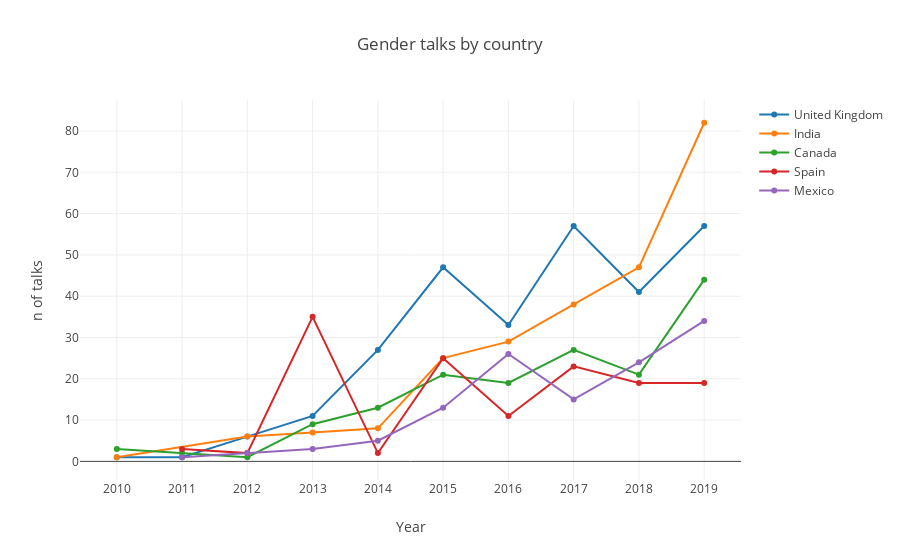

The notebook cell this image was saved under:
### Code cell
dataDf = talks[talks.catName=='gender'].groupby('country').count().sort_values('title', ascending=False).iloc[1:6]

dataToPlot = []
for cname in dataDf.index.values:
    data = talks[(talks.catName=='gender') & (talks.country==cname)].groupby('year').count()
    dataToPlot.append(
        go.Line(
            name=cname,
            x= data.index.values,
            y= data.viewsWeek,
        )
    )
layout = go.Layout(
    title='Gender talks by country',
    yaxis = dict(
        title='n of talks',
    ),
    xaxis = dict(
        title='Year',
        tickvals = list(range(2009, 2020)),
    )
)
fig = go.Figure(data=dataToPlot, layout=layout)
iplot(fig)

### Figure 1 — Plotly figure (JSON) as saved in the notebook; plotly's stock layout.template omitted (floating-point values rounded to 4 significant figures)
{"data": [{"name": "United Kingdom", "type": "scatter", "uid": "f0b86d37-aa6e-48cb-a06d-41f2a45f20bc", "x": [2010, 2011, 2012, 2013, 2014, 2015, 2016, 2017, 2018, 2019], "y": [1, 1, 6, 11, 27, 47, 33, 57, 41, 57]}, {"name": "India", "type": "scatter", "uid": "2e292112-f18a-48b0-97b5-f05b21d336e3", "x": [2010, 2012, 2013, 2014, 2015, 2016, 2017, 2018, 2019], "y": [1, 6, 7, 8, 25, 29, 38, 47, 82]}, {"name": "Canada", "type": "scatter", "uid": "36b9344f-b3e3-4ee2-9b34-0bf21c9b687c", "x": [2010, 2011, 2012, 2013, 2014, 2015, 2016, 2017, 2018, 2019], "y": [3, 2, 1, 9, 13, 21, 19, 27, 21, 44]}, {"name": "Spain", "type": "scatter", "uid": "edc5708d-02f6-479c-86f7-597657b21c89", "x": [2011, 2012, 2013, 2014, 2015, 2016, 2017, 2018, 2019], "y": [3, 2, 35, 2, 25, 11, 23, 19, 19]}, {"name": "Mexico", "type": "scatter", "uid": "190e4aee-e14b-4cb2-bed5-31f09c32b9b1", "x": [2011, 2012, 2013, 2014, 2015, 2016, 2017, 2018, 2019], "y": [1, 2, 3, 5, 13, 26, 15, 24, 34]}], "layout": {"title": {"text": "Gender talks by country"}, "xaxis": {"tickvals": [2009, 2010, 2011, 2012, 2013, 2014, 2015, 2016, 2017, 2018, 2019], "title": {"text": "Year"}}, "yaxis": {"title": {"text": "n of talks"}}}}
